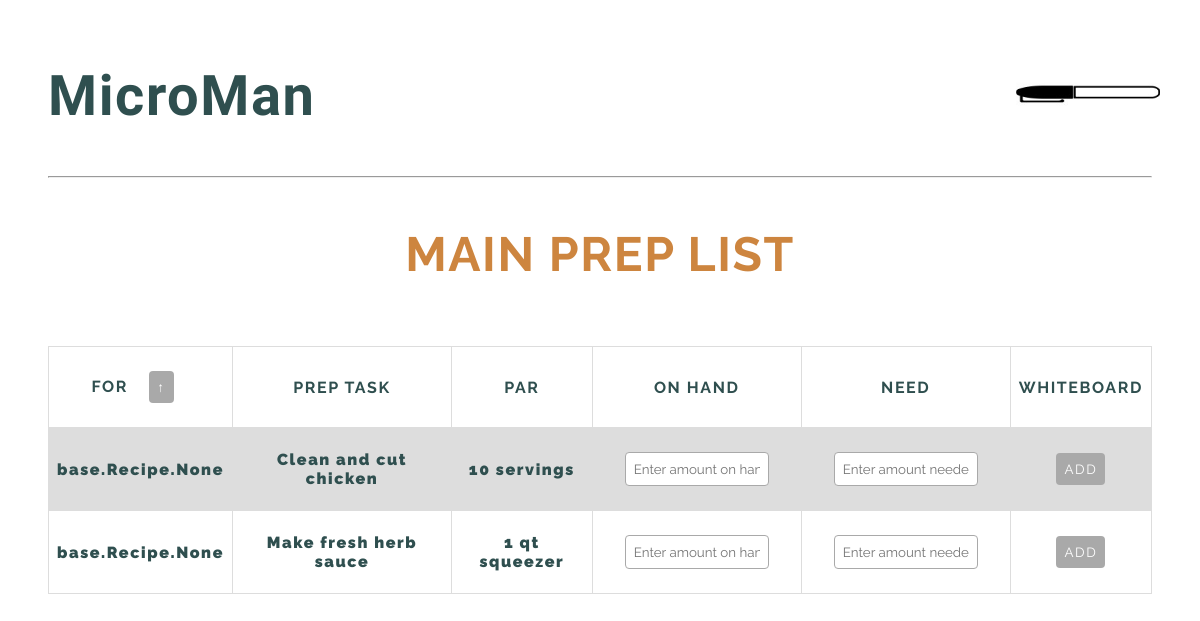
The page /prep/ (signed in) on the database as committed earlier.
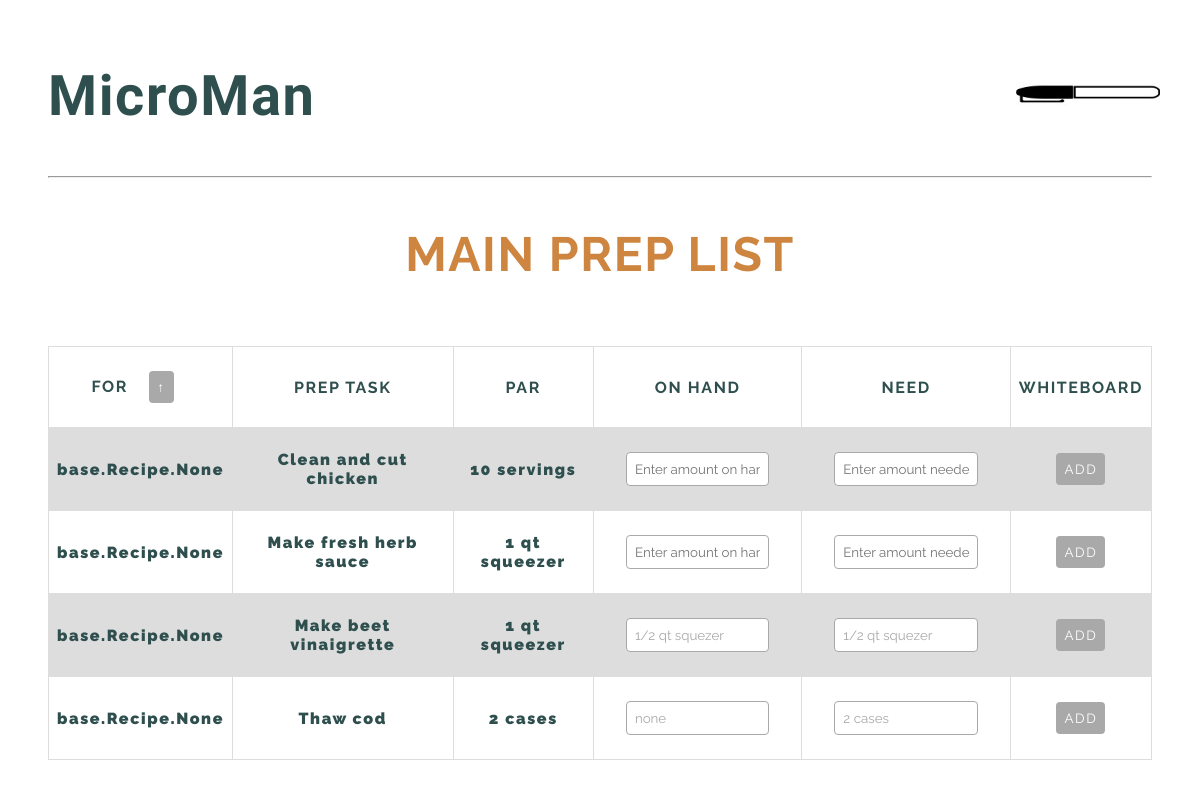
The same page on the database as committed later.
### base/models.py (models this page shows, shortened)
class Prep(models.Model):
  user = models.ForeignKey(CustomUser, related_name='prep', on_delete=models.SET_NULL, null=True)
  menu_headings = (
    ('Appetizers', 'Appetizers'),
    ('Entrees', 'Entrees'),
    ('Sides', 'Sides'),
    ('Desserts', 'Desserts'),
  )
  heading = models.CharField(max_length=10, choices=menu_headings, blank=True)
  flag_choices = (
    ('Low', 'Low'),
    ('Out', 'Out'),
    ('Dead', 'Dead'),
    ('Expiring', 'Expiring'),
  )
  flag = models.CharField(max_length=8, choices=flag_choices, blank=True)
  to_whiteboard = models.BooleanField(null=True)
  name = models.CharField(max_length=200)
  par = models.CharField(max_length=200)
  on_hand = models.CharField(max_length=200, blank=True)
  need = models.CharField(max_length=200, blank=True)
  exp_date = models.CharField(max_length=200, blank=True)
  updated = models.DateTimeField(auto_now=True)
  created = models.DateTimeField(auto_now_add=True)
  in_use = models.BooleanField()
  details = models.TextField(blank=True)
  task_for = models.ManyToManyField('Recipe', through='RecipeTasks', blank=True)

### base/views.py (the view)
# urls.py: path('prep/', views.prep, name='prep'),
def prep(request):
    todos = Prep.objects.all()
    recipe_tasks = RecipeTasks.objects.all()
    context = {'todos': todos, 'recipe_tasks': recipe_tasks}
    return render(request, 'prep.html', context)

### templates/prep.html (shortened to what this page needs)
{% extends 'main.html' %}
{% load static %}
{% block content %}
<h2 class='h2-header'>MAIN PREP LIST</h2>
  <div class='table-div'>
    <table>
      <tr>
        <th>FOR
          <button id='prep-btn-1'>&#8593;</button>
        </th>
        <th>PREP TASK</th>
        <th>PAR</th>
        <th>ON HAND</th>
        <th>NEED</th>
        <th>WHITEBOARD</th>
      </tr>
      {% for todo in todos %}
      <tr>
        <td>{{ todo.task_for }}</td>
        <td>{{ todo.name }}</td>
        <td>{{ todo.par }}</td>
        <td><input class='table-input' value='{{ todo.on_hand }}' placeholder='Enter amount on hand'></input></td>
        <td><input class='table-input' value='{{ todo.need }}' placeholder='Enter amount needed'></input></td>
        <td><button value='{{ todo.to_whiteboard }}'>ADD</button></td>
      </tr>
      {% endfor %}
    </table>
  </div>
{% endblock content %}

Rows that differ between the two databases and show on the page:
added Prep: task_for "base.Recipe.None", name "Make beet vinaigrette", par "1 qt squeezer", on_hand "1/2 qt squezer", need "1/2 qt squezer"
added Prep: task_for "base.Recipe.None", name "Thaw cod", par "2 cases", on_hand "none", need "2 cases"
